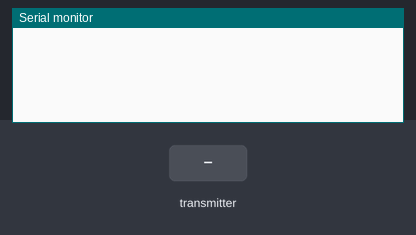
Bench run of a sketch on a simulated ESP32. On the bench: the last lines printed to the serial monitor. The test bench sets the inputs (shaded band).

Above: at 1.2 s.
1.3 s: the transmitter starts sending temp = 0
At 1.66 s:
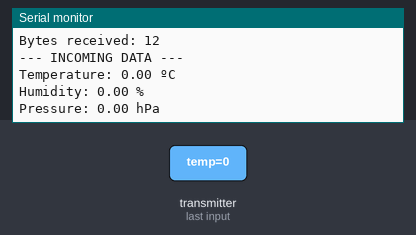
2.8 s: the transmitter starts sending hum = 25
4.3 s: the transmitter starts sending pres = 25
At 4.66 s:
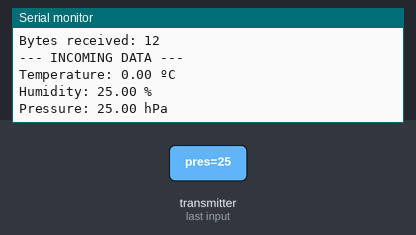
5.8 s: the transmitter starts sending temp = 25
7.3 s: the transmitter starts sending hum = 50
8.8 s: the transmitter starts sending pres = 50
At 9.16 s:
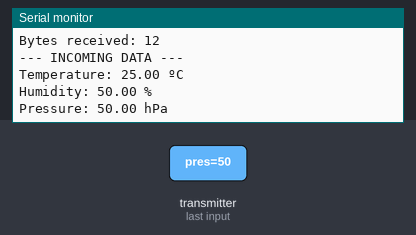
Timing chart, 0 to 11.3 s (numbered marks = the images above; inputs shaded):
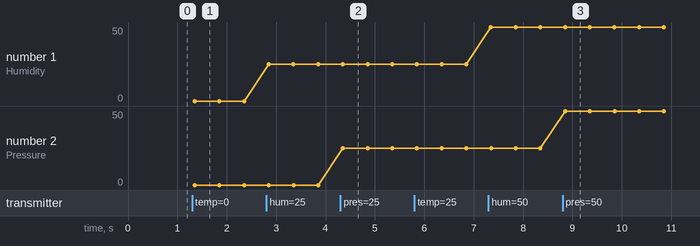

The sketch:

receiver.ino
```cpp
#include <esp_now.h>
#include <WiFi.h>

typedef struct struct_message {
    float temp;
    float hum;
    float pres;
} struct_message;

struct_message incomingReadings;

// Callback when data is received
void OnDataRecv(const uint8_t * mac, const uint8_t *incomingData, int len) {
  memcpy(&incomingReadings, incomingData, sizeof(incomingReadings));
  Serial.print("Bytes received: ");
  Serial.println(len);

  Serial.println("--- INCOMING DATA ---");
  Serial.print("Temperature: ");
  Serial.print(incomingReadings.temp);
  Serial.println(" ºC");
  Serial.print("Humidity: ");
  Serial.print(incomingReadings.hum);
  Serial.println(" %");
  Serial.print("Pressure: ");
  Serial.print(incomingReadings.pres);
  Serial.println(" hPa");
  Serial.println();
}

void setup() {
  Serial.begin(115200);
  WiFi.mode(WIFI_STA);

  if (esp_now_init() != ESP_OK) {
    Serial.println("Error initializing ESP-NOW");
    return;
  }

  // Register for a callback function that will be called when data is received
  esp_now_register_recv_cb(esp_now_recv_cb_t(OnDataRecv));
}

void loop() {
  // The receiver just waits for the callback
}
```

Measured:
- after the input at 1.3 s, the serial monitor: prints a new line after 0.05 s (image 1)
- after the input at 4.3 s, the serial monitor: prints a new line after 0.05 s (image 2)
- after the input at 8.8 s, the serial monitor: prints a new line after 0.05 s (image 3)
- plotted number 1: 0 → 25 after the input at 2.8 s, 25 → 50 after the input at 7.3 s
